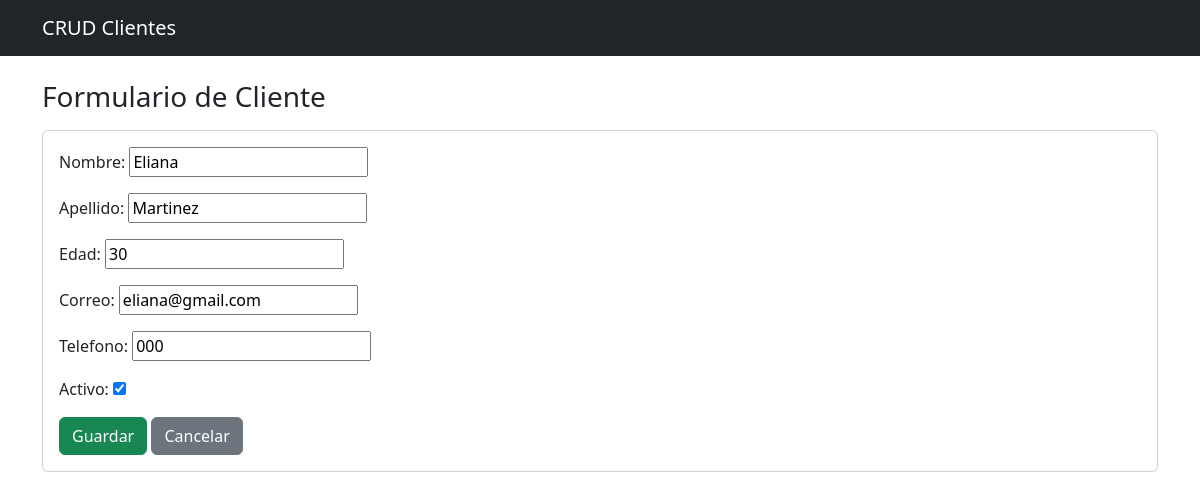
/clientes/editar/10, run on the app's committed database.
### clientes/models.py (models this page shows, shortened)
class Cliente(models.Model):
    nombre = models.CharField(max_length=100)
    apellido = models.CharField(max_length=100)
    correo = models.EmailField(unique=True)
    telefono = models.CharField(max_length=20, null=True, blank=True)
    edad = models.PositiveIntegerField()
    activo = models.BooleanField(default=True)
    fecha_creacion = models.DateTimeField(auto_now_add=True)

### clientes/views.py (the view, shortened to what this page needs)
# urls.py: path('editar/<int:pk>', ClienteUpdateView.as_view(), name='cliente_update'),
class ClienteUpdateView(UpdateView):
    model = Cliente
    template_name = 'clientes/cliente_form.html'
    fields = ['nombre', 'apellido', 'edad', 'correo', 'telefono', 'activo']
    success_url = reverse_lazy('cliente_list')

### templates/clientes/cliente_form.html (shortened to what this page needs)
{% extends 'clientes/base.html' %}
{% block content %}
<h1 class="h3 mb-3">Formulario de Cliente</h1>
<div class="card">
    <div class="card-body">
        <form method="post">
            {{ form.as_p }}
            <button type="submit" class="btn btn-success">Guardar</button>
            <a href="{% url 'cliente_list' %}" class="btn btn-secondary">Cancelar</a>
        </form>
    </div>
</div>
{% endblock %}

### data on the page
Cliente: nombre "Eliana", apellido "Martinez", edad "30", correo "eliana@gmail.com", telefono "000", activo "☑"
